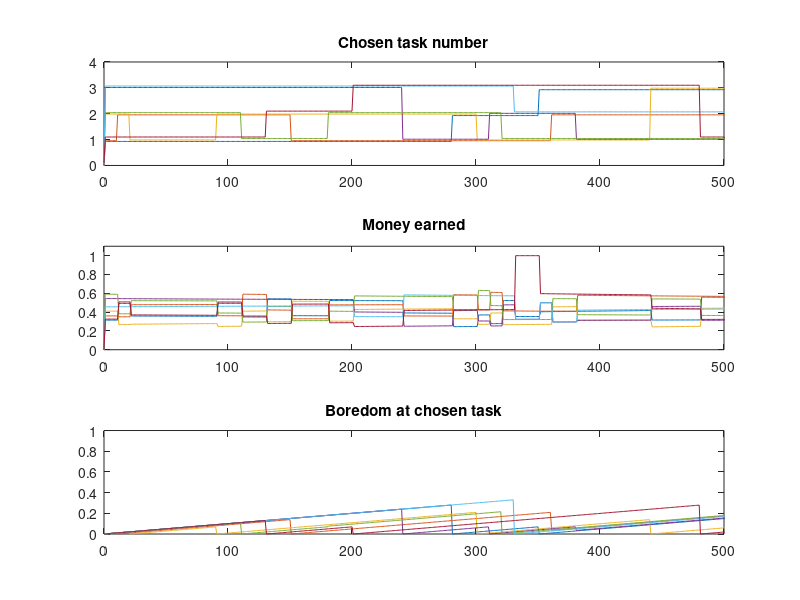

Source code (MATLAB):
%Main function
clearvars;

%Initialize the variables:
N=7; %Number of persons
M=3; %Number of tasks

taskvalue = ones(1,M);
chosenTask = zeros(N,1);
productivity = 5 + randn(N,M);
boredom = zeros(N,M);
boredomAtChosenTask = zeros(N,1);
production = zeros(1,M);
money = zeros(N,1);
learning = 0.01;
forgetting = 0;
boredomIncrease = 0.001;
boredomDecrease = 0.0005;

%Variables for simulation
timesteps=500;
stepSize=1;
taskTime = zeros(N,1);
moneyTime = zeros(N,1);
boredomTime = zeros(N,1);

%initialize choice: everyone choses task where productivity is best
maxProductivity = zeros(N,1);
for i=1:N
    for j=1:M
        if(productivity(i,j) > maxProductivity(i,1))
            chosenTask(i,1) = j;
            maxProductivity(i,1) = productivity(i,j);
        end
    end
end

for t=0:timesteps
    %Update total production
    production = zeros(1,M);
    for i=1:N
        production(chosenTask(i,1)) =  production(chosenTask(i,1)) + productivity(i,chosenTask(i,1));
    end
    
    %Calculate who earns how much money
    for i=1:N
        money(i,1) = productivity(i,chosenTask(i,1)) / production(chosenTask(i,1));
    end
    
    %Update abilities
    for i=1:N
        for j=1:M
            if(chosenTask(i,1) == j)
                productivity(i,j) = min(10, productivity(i,j) + learning);
                boredom(i,j) = min(9, boredom(i,j) + boredomIncrease);
            else
                productivity(i,j) = max(4, productivity(i,j) - forgetting);
                boredom(i,j) = max(0, boredom(i,j) - boredomDecrease);
            end
        end
    end
    
    %Allow one person to change the job
    if(mod(t,10) == 0)
        theChosenOne = mod(t/10,N) + 1;
        maxGain=0;
        bestTask=0;
        for j=1:M
            if(j == chosenTask(theChosenOne,1))
                gain = productivity(theChosenOne,j) / production(chosenTask(theChosenOne,1));
            else
                gain = productivity(theChosenOne,j) / (production(1,j)+productivity(theChosenOne,j));
            end
            gain = gain - boredom(theChosenOne,j);
            if(gain > maxGain)
                maxGain=gain;
                bestTask=j;
            end
            %[theChosenOne j gain]
        end
        chosenTask(theChosenOne,1) = bestTask;
    end
    
    %Update boredom
    for i=1:N
        boredomAtChosenTask(i,1) = boredom(i,chosenTask(i,1));
    end
    
    taskTime = [taskTime chosenTask];
    moneyTime = [moneyTime money];
    boredomTime = [boredomTime boredomAtChosenTask];
end

time = 0:timesteps+1;

%For visibility, so that lines don't hide each other (superimposition); 
%TODO: find better way to make them all visible
for i=1:N
    for t=1:timesteps+1
        taskTime(i,t) = taskTime(i,t) - 0.1 + 0.2/N*i;
    end
end

subplot(3,1,1)
plot(time, taskTime)
axis([0 timesteps 0 M+1])
title('Chosen task number');

subplot(3,1,2)
plot(time, moneyTime)
axis([0 timesteps 0 1.1])
title('Money earned');

subplot(3,1,3)
plot(time, boredomTime)
axis([0 timesteps 0 1])
title('Boredom at chosen task');
